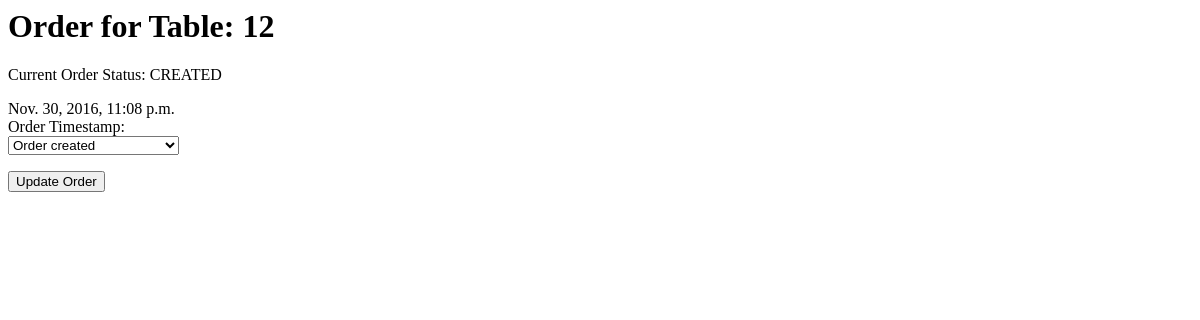
/kitchen/kitchendetail/2, run on an earlier commit of the app's database.
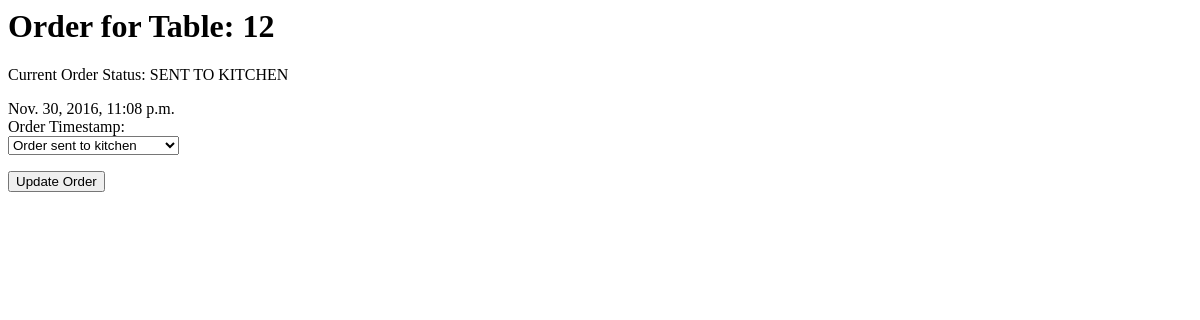
And on a later commit of the database.
### restaurant/models.py (models this page shows)
class Order(models.Model):
	CREATED = 'CREATED'
	SENT_TO_KITCHEN = 'SENT TO KITCHEN'
	STARTED = 'STARTED'
	READY = 'READY'
	SERVED = 'SERVED'
	COMPLETED = 'COMPLETED'
	STATUS_CHOICES = (
		(CREATED, 'Order created'),
		(SENT_TO_KITCHEN, 'Order sent to kitchen'),
		(STARTED, 'Order started'),
		(READY, 'Order ready to be served'),
		(SERVED, 'Order served'),
		(COMPLETED, 'Order completed')
	)
	Code = models.CharField(max_length=20)
	Table = models.IntegerField(default=0)
	Status= models.CharField(max_length=15, choices=STATUS_CHOICES, default=CREATED,)
	StartTime = models.DateTimeField(default=timezone.now)

### restaurant/views.py (the view)
# urls.py: url(r'^kitchen/kitchendetail/(?P<order_id>[0-9]+)$', views.kitchendetail, name='kitchendetail'),
def kitchendetail(request, order_id):
    order = get_object_or_404(Order, pk=order_id)
    if request.method == "POST":
        form = KitchenForm(request.POST, instance=order)
        if form.is_valid():
            form.save()
            return HttpResponseRedirect(reverse('restaurant:kitchen'))
    else:
        form = KitchenForm(instance=order)
    return render(request, 'restaurant/kitchendetail.html', {'form':form, 'order':order})

### restaurant/forms.py
class KitchenForm(forms.ModelForm):
	class Meta:
		model = Order
		fields = ('Status',)

### restaurant/templates/restaurant/kitchendetail.html (shortened to what this page needs)
<h1> Order for Table: {{ order.Table }} </h1>
<p>Current Order Status: {{ order.Status }}</p>
{{ order.StartTime }}
{% block content %}
<form id="kitchen_form" method="POST">
<div class="fieldWrapper">
    <label for="{{ form.Status.id_for_label }}">Order Timestamp:</label>
    <div class="field">
    {{ form.Status }}
    </div>
</div>
<p><input type="submit" value="Update Order"/></p>
</form>
{% endblock %}

What changed in the data, as far as the page shows it:
changed Order: Status "CREATED" → "SENT TO KITCHEN"; Status "Order created" → "Order sent to kitchen"
